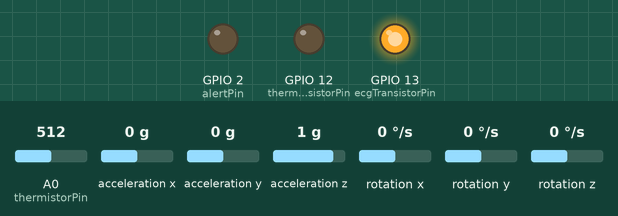
Recording of a sketch running on a simulated ESP8266 (NodeMCU). On the bench: output pins drawn as LEDs (lit = HIGH). Dashed ring = blinking. The test bench sets the inputs (shaded band); at power-on: acceleration z 1 g, A0 (thermistorPin) = 512, acceleration x 0 g, acceleration y 0 g, rotation x 0 °/s, rotation y 0 °/s, rotation z 0 °/s. WiFi joins after 1.5 s; servers stay silent unless stated; uploads are accepted with an empty reply; what the sketch prints to the serial monitor is not drawn.

Above: at 2.7 s.
2.8 s: acceleration z set to 0.6 g
5.7 s: acceleration z set to 0.3 g
At 6.6 s:
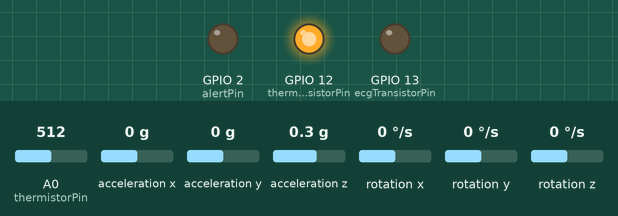
At 8.9 s:
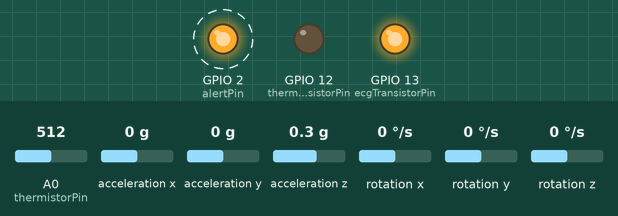
Timing chart, 0 to 17.7 s (numbered marks = the images above; inputs shaded):
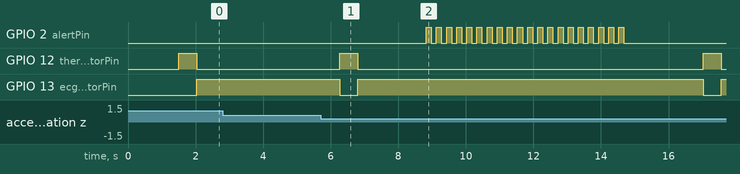

The sketch:

biotrack.ino
```cpp
#include <Wire.h>
#include <math.h>
#include <MPU6050.h>
#include <ESP8266WiFi.h>
#include <ESP8266HTTPClient.h>
#include <WiFiClientSecure.h>
#include <ArduinoJson.h>

MPU6050 mpu;

const char* ssid = "paras1";         // Wi-Fi SSID
const char* password = "11111111";   // Wi-Fi Password
const char* API_ENDPOINT = "https://rehab360.pythonanywhere.com/api/sensor-data/"; // HTTPS URL

const float FALL_THRESHOLD_LOW = 0.5;
const float FALL_THRESHOLD_HIGH = 2.5;
const float RUNNING_THRESHOLD_HIGH = 3.5;
const unsigned long FALL_DEBOUNCE_TIME = 2000;
const unsigned long RUN_DETECTION_TIME = 1000;

int16_t accelX, accelY, accelZ;
int16_t gyroX, gyroY, gyroZ;

unsigned long fallDetectedTime = 0;
bool fallDetected = false;

unsigned long runningStartTime = 0;
bool runningDetected = false;

const int ecgTransistorPin = 13;
const int thermistorPin = A0;
const int thermistorTransistorPin = 12;
const float referenceResistance = 1000.0;
const float nominalResistance = 2600.0;
const float nominalTemperature = 25.0;
const float bCoefficient = 3950.0;
const int adcMaxValue = 1023;
const float supplyVoltage = 3.3;
const int alertPin = 2; // GPIO 2 for toggling

void setup() {
  Serial.begin(115200);  // Increased baud rate
  Wire.begin();

  pinMode(ecgTransistorPin, OUTPUT);
  digitalWrite(ecgTransistorPin, LOW);
  pinMode(thermistorTransistorPin, OUTPUT);
  digitalWrite(thermistorTransistorPin, LOW);
  pinMode(thermistorPin, INPUT);
  pinMode(alertPin, OUTPUT);
  digitalWrite(alertPin, LOW); // Initialize alert pin to LOW

  Serial.println("Initializing MPU6050...");
  mpu.initialize();

  // Check MPU6050 connection
  if (mpu.testConnection()) {
    Serial.println("MPU6050 connection successful");
  } else {
    Serial.println("MPU6050 connection failed");
    while (1);
  }

  // Connect to Wi-Fi
  Serial.print("Connecting to Wi-Fi");
  WiFi.begin(ssid, password);
  while (WiFi.status() != WL_CONNECTED) {
    delay(500);
    Serial.print(".");
  }
  Serial.println("\nConnected to Wi-Fi");
}

void loop() {
  digitalWrite(thermistorTransistorPin, HIGH);
  digitalWrite(ecgTransistorPin, LOW);
  delay(100);

  float avgTemperature = 0;
  int ecgData[140];
  int ecgIndex = 0;

  // First loop for temperature reading and acceleration
  for (int i = 0; i < 8; i++) {
    mpu.getMotion6(&accelX, &accelY, &accelZ, &gyroX, &gyroY, &gyroZ);

    float totalAccel = calculateTotalAcceleration(accelX, accelY, accelZ);

    detectRunning(totalAccel);

    if (!runningDetected) {
      detectFall(totalAccel);
    }

    int adcValue = analogRead(thermistorPin);
    float voltage = adcValue * supplyVoltage / adcMaxValue;
    float thermistorResistance = referenceResistance * (supplyVoltage / voltage - 1);
    float temperatureC = calculateTemperature(thermistorResistance);

    avgTemperature += temperatureC;

    delay(50);
  }

  avgTemperature /= 8;  // Calculate average temperature

  digitalWrite(ecgTransistorPin, HIGH);
  digitalWrite(thermistorTransistorPin, LOW);
  delay(100);

  // Second loop for ECG readings and acceleration
  for (int j = 0; j < 140; j++) {
    mpu.getMotion6(&accelX, &accelY, &accelZ, &gyroX, &gyroY, &gyroZ);

    float totalAccel = calculateTotalAcceleration(accelX, accelY, accelZ);

    detectRunning(totalAccel);

    if (!runningDetected) {
      detectFall(totalAccel);
    }

    ecgData[ecgIndex++] = analogRead(thermistorPin);
    delay(10);
  }

  // Prepare data in JSON format
  StaticJsonDocument<512> jsonDoc;
  jsonDoc["temperature"] = avgTemperature;
  jsonDoc["fallDetected"] = fallDetected;

  JsonArray ecgArray = jsonDoc.createNestedArray("ecg");
  for (int i = 0; i < 140; i++) {
    ecgArray.add(ecgData[i]);
  }

  // Print only essential data for debugging
  Serial.print("Avg Temperature: ");
  Serial.print(avgTemperature);
  Serial.print(" °C, Fall Detected: ");
  Serial.println(fallDetected ? "Yes" : "No");

  // Check temperature and fall detection for alert condition
  if ((avgTemperature < 34 || avgTemperature > 46) && fallDetected) {
    toggleAlert();
  } else {
    digitalWrite(alertPin, LOW);  // Ensure alert pin is off if conditions are not met
  }

  // Send data to backend
  if (WiFi.status() == WL_CONNECTED) {
    sendToBackend(jsonDoc);
  } else {
    Serial.println("Wi-Fi not connected, skipping data transmission.");
  }

  delay(2000); // Wait before next cycle
}

// Function to toggle alert on GPIO 2
void toggleAlert() {
  for (int i = 0; i < 20; i++) { // Toggle 20 times for visibility
    digitalWrite(alertPin, HIGH);
    delay(150);
    digitalWrite(alertPin, LOW);
    delay(150);
  }
}

// Function to calculate total acceleration
float calculateTotalAcceleration(int16_t accelX, int16_t accelY, int16_t accelZ) {
  float ax = accelX / 16384.0;
  float ay = accelY / 16384.0;
  float az = accelZ / 16384.0;

  return sqrt(ax * ax + ay * ay + az * az);
}

// Function to detect fall based on acceleration thresholds
void detectFall(float totalAccel) {
  unsigned long currentTime = millis();

  if (totalAccel < FALL_THRESHOLD_LOW || totalAccel > FALL_THRESHOLD_HIGH) {
    if (!fallDetected) {
      fallDetected = true;
      fallDetectedTime = currentTime;
      Serial.println("Fall detected!");
    }
  }

  if (fallDetected && (currentTime - fallDetectedTime >= FALL_DEBOUNCE_TIME)) {
    if (abs(gyroX) < 50 && abs(gyroY) < 50 && abs(gyroZ) < 50) {
      Serial.println("Person/object is stationary after the fall.");
      fallDetected = false;
    } else {
      fallDetected = false;
      Serial.println("Movement detected, fall reset.");
    }
  }
}

// Function to detect running based on acceleration
void detectRunning(float totalAccel) {
  unsigned long currentTime = millis();

  if (totalAccel > RUNNING_THRESHOLD_HIGH) {
    if (!runningDetected) {
      runningStartTime = currentTime;
      runningDetected = true;
    } else {
      if (currentTime - runningStartTime >= RUN_DETECTION_TIME) {
        Serial.println("Running detected, ignoring fall detection.");
      }
    }
  } else {
    runningDetected = false;
  }
}

// Function to calculate temperature from thermistor resistance
float calculateTemperature(float resistance) {
  float steinhart;
  steinhart = nominalResistance / resistance;
  steinhart = log(steinhart);
  steinhart /= bCoefficient;
  steinhart += 1.0 / (nominalTemperature + 273.15);
  steinhart = 1.0 / steinhart;
  return (steinhart - 280.15);  // Convert Kelvin to Celsius
}

// Function to send data to backend
void sendToBackend(const JsonDocument& jsonDoc) {
  WiFiClientSecure client;  // Use WiFiClientSecure for HTTPS
  client.setInsecure();     // Insecure connection (bypasses certificate validation)

  HTTPClient http;

  if (WiFi.status() == WL_CONNECTED) {  // Double-check Wi-Fi connection before sending
    http.begin(client, API_ENDPOINT);  // Initialize HTTP connection with HTTPS

    String jsonData;
    serializeJson(jsonDoc, jsonData);

    http.addHeader("Content-Type", "application/json");

    // Set timeout for the request to prevent hanging
    http.setTimeout(5000);  // Set a 5-second timeout (5000 ms)

    int httpResponseCode = http.POST(jsonData);

    if (httpResponseCode > 0) {
      Serial.println("Data sent successfully.");
    } else {
      Serial.print("Error in POST request. HTTP response code: ");
      Serial.println(httpResponseCode);
    }

    http.end();  // Properly close the HTTP connection
  } else {
    Serial.println("Wi-Fi not connected, retrying connection.");
    WiFi.reconnect();  // Attempt to reconnect if disconnected
  }
}
//gpio 2 is getting toggle but not perfectly wanna use it then corrrect toggle part
```

Measured:
- the behaviour switches between 0.5 and 0.4 g on acceleration z (found by bisection; images 0 and 1)
- after the input at 2.8 s, every drawn part: stays the same
- after the input at 5.7 s, GPIO 2 (alertPin): alternates HIGH for 0.15 s and LOW for 0.15 s, 40 changes in all, then stays LOW, starting after 3.1 s; GPIO 12 (thermistorTransistorPin): LOW → HIGH after 11.3 s, → LOW 0.53 s later; GPIO 13 (ecgTransistorPin): HIGH → LOW after 11.3 s, → HIGH 0.53 s later
